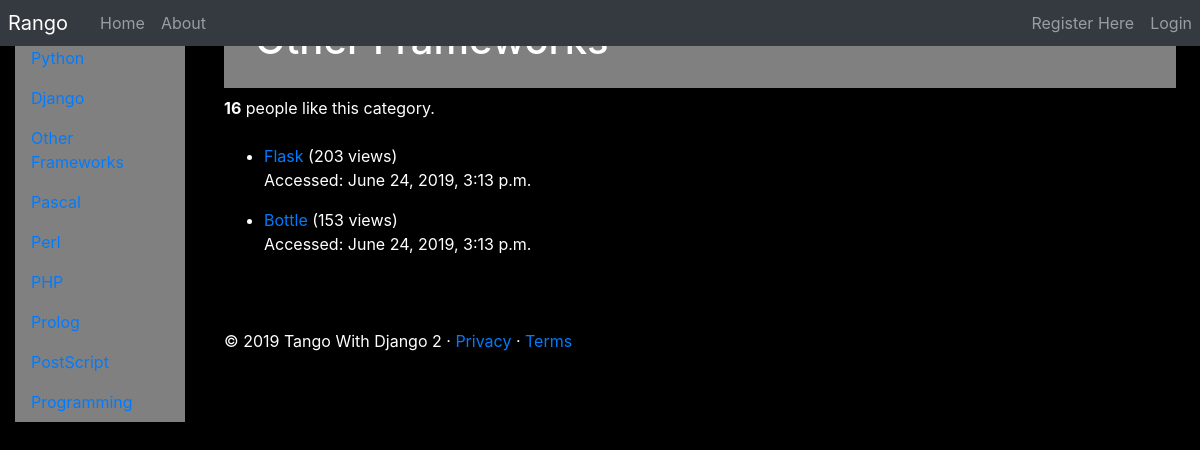
/rango/category/other-frameworks/, run on an earlier commit of the app's database.
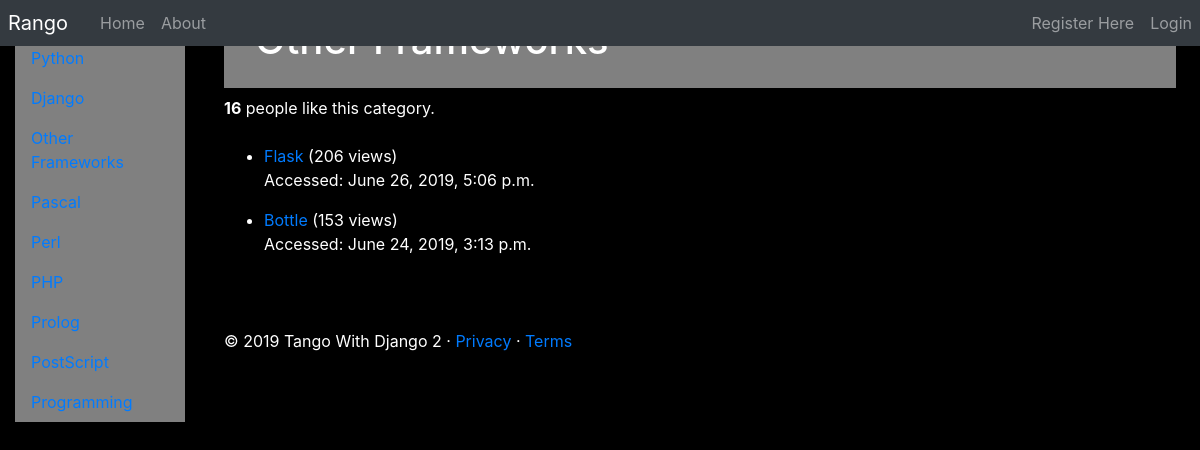
And on a later commit of the database.
### rango/models.py (models this page shows, shortened)
class Page(models.Model):
    category = models.ForeignKey(Category, on_delete=models.CASCADE)
    title = models.CharField(max_length=128)
    url = models.URLField()
    views = models.IntegerField(default=0)
    first_visit = models.DateTimeField()
    last_visit = models.DateTimeField()

### rango/views.py (the view)
# urls.py: path('category/<slug:category_name_slug>/', views.show_category, name='show_category'),
def show_category(request, category_name_slug):
    context_dict = {}
    try:
        category = Category.objects.get(slug = category_name_slug)
        pages = Page.objects.filter(category = category).order_by('-views')
        context_dict['pages'] = pages
        context_dict['category'] = category
    except Category.DoesNotExist:
        context_dict['category'] = None
        context_dict['pages'] = None
    context_dict['query'] = category.name
    result_list = []
    if request.method == 'POST':
        query = request.POST.get('query', None)
        if query:
            result_list = run_query(query)
            context_dict['query'] = query
            context_dict['result_list'] = result_list
    return render(request, 'rango/category.html', context_dict)

### rango/templatetags/rango_template_tags.py (called while the page is built)
@register.inclusion_tag('rango/cats.html')
def get_category_list(cat = None):
    return {'cats': Category.objects.all(),
            'act_cat': cat}

### templates/rango/category.html (shortened to what this page needs)
{% extends 'rango/base.html' %}
{% load staticfiles %}
{% block body_block %}
    {% if category %}
        <div class="jumbotron-heading p-3 mb-2">
        <div class="container">
            <h1 class="text-left">{{ category.name }}</h1>
        </div>
        </div>
        <div>
          <strong id="like_count">{{ category.likes }}</strong> people like this category.
        </div>
        <br />
        {% if pages %}
            <ul>
            {% for page in pages %}
                <li><a href="{% url 'rango:goto' %}?page_id={{page.id}}">{{ page.title }}</a>
                    {% if page.views > 1 %}
                        ({{ page.views }} views)
                    {% elif page.views == 1 %}
                        ({{ page.views }} view)
                    {% endif %}
                    <br/>
                    <p>Accessed: {{ page.last_visit }}
                    </p>
                </li>
            {% endfor %}
            </ul>
        {% else %}
            <strong>No pages currently in category.</strong>
        {% endif %}
        <br />
    {% else %}
        The specified category does not exist!
    {% endif %}
<hr>
{% endblock %}

What changed in the data, as far as the page shows it:
changed Page "Flask": views "203" → "206"; last_visit "June 24, 2019, 3:13 p.m." → "June 26, 2019, 5:06 p.m."
